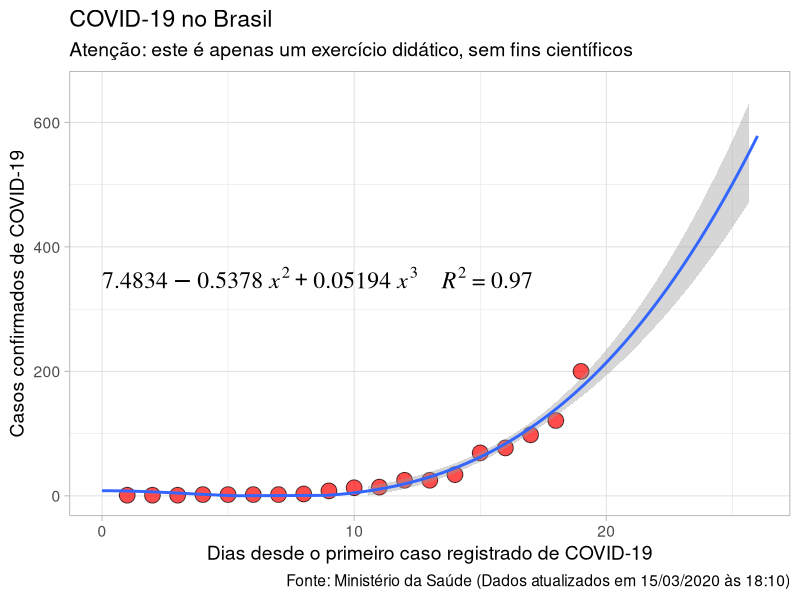

Here is the R script that generated this plot:
library(ggplot2)
library(readr)
library(polynom)


covid19 <- read_delim("covid19_brasil.csv",
                      ";", escape_double = FALSE, col_types = cols(datas = col_datetime(format = "%d/%m/%Y")),
                      trim_ws = TRUE)
covid19_1<-covid19
colnames(covid19_1)<-c('datas', "y", "x")
my.formula<-y~I(x^2)+I(x^3)
m <- lm(my.formula, covid19_1)
summary(m)
m
my.eq<-"7.4834 - 0.5378*x^2 + 0.05194*x^3"
p<-ggplot(data=covid19, aes(t,casos)) + xlim(0,26)+ylim(0,650)+
  geom_point(alpha=0.7, shape=21, fill="red", colour="black", size=5) +
  geom_smooth(method="lm", se=TRUE, formula=y~I(x^2)+I(x^3), fullrange=TRUE)
label.text <- paste(gsub("x", "~italic(x)", my.eq, fixed = TRUE),
                    paste("italic(R)^2",
                          format(summary(m)$r.squared, digits = 2),
                          sep = "~`=`~"),
                    sep = "~~~~")
p<-p+labs(y="Casos confirmados de COVID-19", x = "Dias desde o primeiro caso registrado de COVID-19", caption = "Fonte: Ministério da Saúde (Dados atualizados em 15/03/2020 às 18:10)") +
  ggtitle("COVID-19 no Brasil", subtitle = "Atenção: este é apenas um exercício didático, sem fins científicos")
p<-p + theme_light(base_size = 14)
jpeg(filename = "covid19.jpg",width = 2500, height = 2500,
     units = "px",
     quality = 100,
     bg = "white",
     res = 300, family="serif")
p + annotate(geom = "text", x = 0, y = 350, label = label.text,
             family = "serif", hjust = 0, parse = TRUE, size =6)
dev.off()
